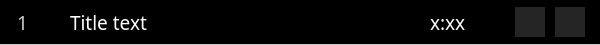
<?xml version="1.0" encoding="UTF-8"?>
<ui version="4.0">
 <class>widget</class>
 <widget class="QWidget" name="widget">
  <property name="geometry">
   <rect>
    <x>0</x>
    <y>0</y>
    <width>600</width>
    <height>45</height>
   </rect>
  </property>
  <property name="windowTitle">
   <string>Form</string>
  </property>
  <property name="styleSheet">
   <string notr="true">#widget {
	background: black;
	border-bottom: 1px solid #CCC
}

* {
	color: white
}</string>
  </property>
  <widget class="QLabel" name="label_number">
   <property name="geometry">
    <rect>
     <x>15</x>
     <y>15</y>
     <width>15</width>
     <height>15</height>
    </rect>
   </property>
   <property name="font">
    <font>
     <family>Avenir Next LT Pro</family>
     <pointsize>14</pointsize>
    </font>
   </property>
   <property name="styleSheet">
    <string notr="true">color: #CCC</string>
   </property>
   <property name="text">
    <string>1</string>
   </property>
   <property name="alignment">
    <set>Qt::AlignCenter</set>
   </property>
  </widget>
  <widget class="QLabel" name="label_title">
   <property name="geometry">
    <rect>
     <x>70</x>
     <y>15</y>
     <width>300</width>
     <height>15</height>
    </rect>
   </property>
   <property name="font">
    <font>
     <family>Avenir Next LT Pro</family>
     <pointsize>14</pointsize>
    </font>
   </property>
   <property name="styleSheet">
    <string notr="true"/>
   </property>
   <property name="text">
    <string>Title text</string>
   </property>
   <property name="alignment">
    <set>Qt::AlignLeading|Qt::AlignLeft|Qt::AlignVCenter</set>
   </property>
  </widget>
  <widget class="QLabel" name="label_length">
   <property name="geometry">
    <rect>
     <x>430</x>
     <y>15</y>
     <width>45</width>
     <height>15</height>
    </rect>
   </property>
   <property name="font">
    <font>
     <family>Avenir Next LT Pro</family>
     <pointsize>14</pointsize>
    </font>
   </property>
   <property name="styleSheet">
    <string notr="true"/>
   </property>
   <property name="text">
    <string>x:xx</string>
   </property>
   <property name="alignment">
    <set>Qt::AlignLeading|Qt::AlignLeft|Qt::AlignVCenter</set>
   </property>
  </widget>
  <widget class="QWidget" name="btn_play" native="true">
   <property name="enabled">
    <bool>true</bool>
   </property>
   <property name="geometry">
    <rect>
     <x>515</x>
     <y>7</y>
     <width>30</width>
     <height>30</height>
    </rect>
   </property>
   <property name="styleSheet">
    <string notr="true">#btn_play {
	background: #252525; color: white
}

#btn_play::hover {
	background: #303030;
}

#btn_play::!enabled {
	background: #595959;
	border-bottom: 3px solid #E00000;
}</string>
   </property>
   <widget class="QLabel" name="label_btn_play">
    <property name="geometry">
     <rect>
      <x>3</x>
      <y>3</y>
      <width>24</width>
      <height>24</height>
     </rect>
    </property>
    <property name="text">
     <string/>
    </property>
    <property name="pixmap">
     <pixmap resource="../res/main.qrc">:/images/play.svg</pixmap>
    </property>
    <property name="scaledContents">
     <bool>true</bool>
    </property>
   </widget>
  </widget>
  <widget class="QWidget" name="btn_queue" native="true">
   <property name="enabled">
    <bool>true</bool>
   </property>
   <property name="geometry">
    <rect>
     <x>555</x>
     <y>7</y>
     <width>30</width>
     <height>30</height>
    </rect>
   </property>
   <property name="styleSheet">
    <string notr="true">#btn_queue {
	background: #252525; color: white
}

#btn_queue::hover {
	background: #303030;
}

#btn_queue::!enabled {
	background: #595959;
	border-bottom: 3px solid #E00000;
}</string>
   </property>
   <widget class="QLabel" name="label_btn_queue">
    <property name="geometry">
     <rect>
      <x>3</x>
      <y>3</y>
      <width>24</width>
      <height>24</height>
     </rect>
    </property>
    <property name="text">
     <string/>
    </property>
    <property name="pixmap">
     <pixmap resource="../res/main.qrc">:/images/queue.svg</pixmap>
    </property>
    <property name="scaledContents">
     <bool>true</bool>
    </property>
   </widget>
  </widget>
 </widget>
 <resources>
  <include location="../res/main.qrc"/>
 </resources>
 <connections/>
</ui>
